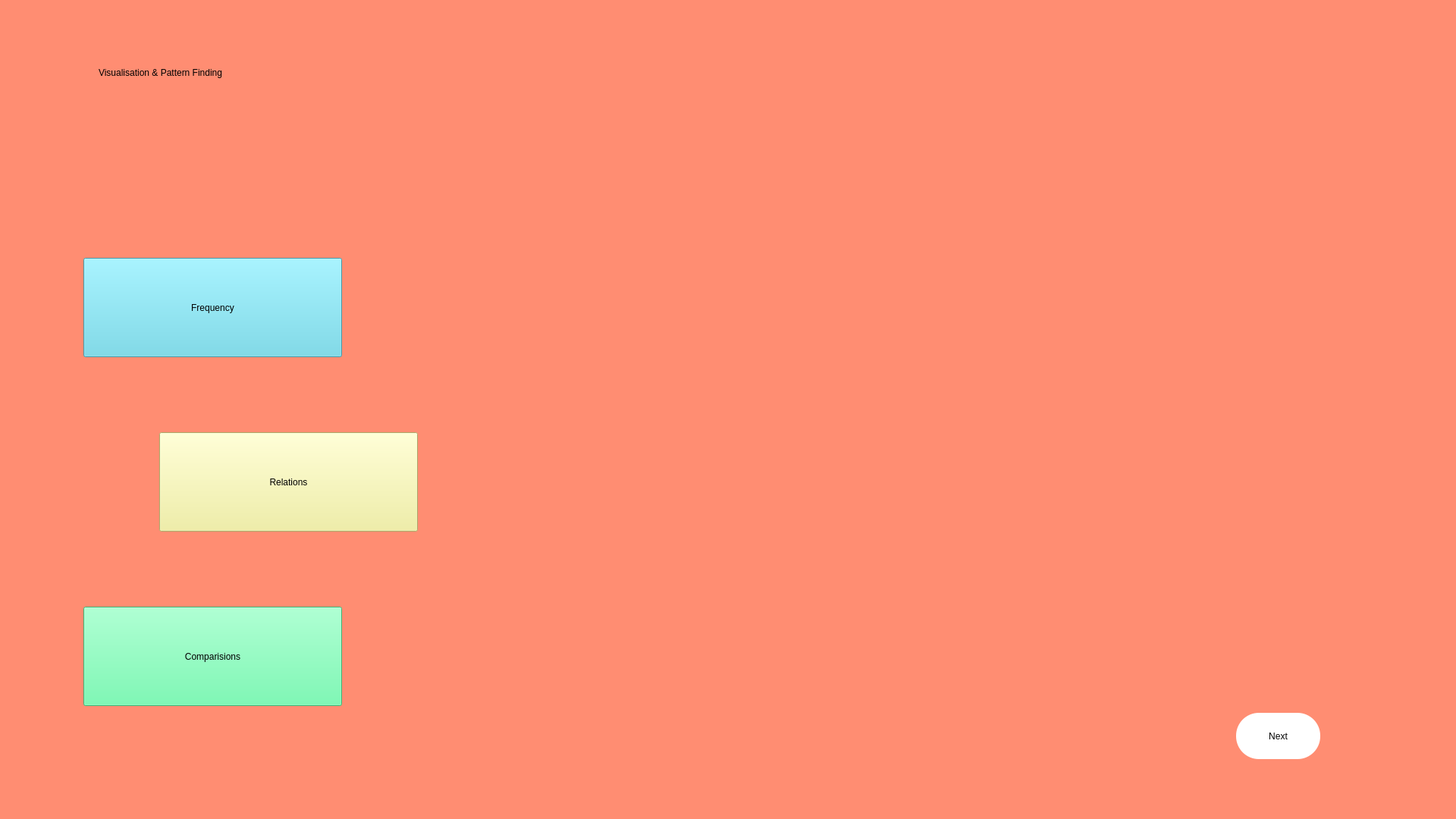
<?xml version="1.0" encoding="UTF-8"?>
<ui version="4.0">
 <class>DataAnalysis</class>
 <widget class="QMainWindow" name="DataAnalysis">
  <property name="geometry">
   <rect>
    <x>0</x>
    <y>0</y>
    <width>1920</width>
    <height>1080</height>
   </rect>
  </property>
  <property name="minimumSize">
   <size>
    <width>1920</width>
    <height>1080</height>
   </size>
  </property>
  <property name="maximumSize">
   <size>
    <width>1920</width>
    <height>1080</height>
   </size>
  </property>
  <property name="windowTitle">
   <string>DataAnalysis</string>
  </property>
  <property name="styleSheet">
   <string notr="true">background-color: rgb(255, 141, 114);</string>
  </property>
  <widget class="QWidget" name="centralwidget">
   <widget class="QLabel" name="label">
    <property name="geometry">
     <rect>
      <x>640</x>
      <y>60</y>
      <width>1920</width>
      <height>1080</height>
     </rect>
    </property>
    <property name="minimumSize">
     <size>
      <width>1920</width>
      <height>1080</height>
     </size>
    </property>
    <property name="maximumSize">
     <size>
      <width>1920</width>
      <height>1080</height>
     </size>
    </property>
    <property name="text">
     <string/>
    </property>
    <property name="pixmap">
     <pixmap>../Images/chart.png</pixmap>
    </property>
   </widget>
   <widget class="QLabel" name="label_2">
    <property name="geometry">
     <rect>
      <x>130</x>
      <y>30</y>
      <width>1831</width>
      <height>131</height>
     </rect>
    </property>
    <property name="styleSheet">
     <string notr="true">font: 90pt &quot;Kokila&quot;;</string>
    </property>
    <property name="text">
     <string>Visualisation &amp; Pattern Finding</string>
    </property>
   </widget>
   <widget class="QPushButton" name="Frequency">
    <property name="geometry">
     <rect>
      <x>110</x>
      <y>340</y>
      <width>341</width>
      <height>131</height>
     </rect>
    </property>
    <property name="toolTip">
     <string>&lt;html&gt;&lt;head/&gt;&lt;body&gt;&lt;p&gt;&lt;span style=&quot; font-size:16pt;&quot;&gt;Histograms&lt;/span&gt;&lt;/p&gt;&lt;/body&gt;&lt;/html&gt;</string>
    </property>
    <property name="styleSheet">
     <string notr="true">background-color: rgb(98, 213, 233);
font: 35pt &quot;Kokila&quot;;</string>
    </property>
    <property name="text">
     <string>Frequency</string>
    </property>
   </widget>
   <widget class="QPushButton" name="Relations">
    <property name="geometry">
     <rect>
      <x>210</x>
      <y>570</y>
      <width>341</width>
      <height>131</height>
     </rect>
    </property>
    <property name="toolTip">
     <string>&lt;html&gt;&lt;head/&gt;&lt;body&gt;&lt;p&gt;&lt;span style=&quot; font-size:16pt;&quot;&gt;ScatterPlots&lt;/span&gt;&lt;/p&gt;&lt;/body&gt;&lt;/html&gt;</string>
    </property>
    <property name="styleSheet">
     <string notr="true">font: 35pt &quot;Kokila&quot;;
background-color: rgb(240, 239, 148);</string>
    </property>
    <property name="text">
     <string>Relations</string>
    </property>
   </widget>
   <widget class="QPushButton" name="Comparision">
    <property name="geometry">
     <rect>
      <x>110</x>
      <y>800</y>
      <width>341</width>
      <height>131</height>
     </rect>
    </property>
    <property name="toolTip">
     <string>&lt;html&gt;&lt;head/&gt;&lt;body&gt;&lt;p&gt;&lt;span style=&quot; font-size:16pt;&quot;&gt;Line Charts&lt;/span&gt;&lt;/p&gt;&lt;/body&gt;&lt;/html&gt;</string>
    </property>
    <property name="styleSheet">
     <string notr="true">font: 35pt &quot;Kokila&quot;;
background-color: rgb(88, 249, 162);</string>
    </property>
    <property name="text">
     <string>Comparisions</string>
    </property>
   </widget>
   <widget class="QPushButton" name="Next">
    <property name="geometry">
     <rect>
      <x>1630</x>
      <y>940</y>
      <width>111</width>
      <height>61</height>
     </rect>
    </property>
    <property name="styleSheet">
     <string notr="true">background-color: rgb(255, 255, 255);
font: 16pt &quot;Kokila&quot;;
border-radius:30px
</string>
    </property>
    <property name="text">
     <string>Next</string>
    </property>
   </widget>
  </widget>
  <widget class="QMenuBar" name="menubar">
   <property name="geometry">
    <rect>
     <x>0</x>
     <y>0</y>
     <width>1920</width>
     <height>26</height>
    </rect>
   </property>
  </widget>
  <widget class="QStatusBar" name="statusbar"/>
 </widget>
 <resources/>
 <connections/>
</ui>
